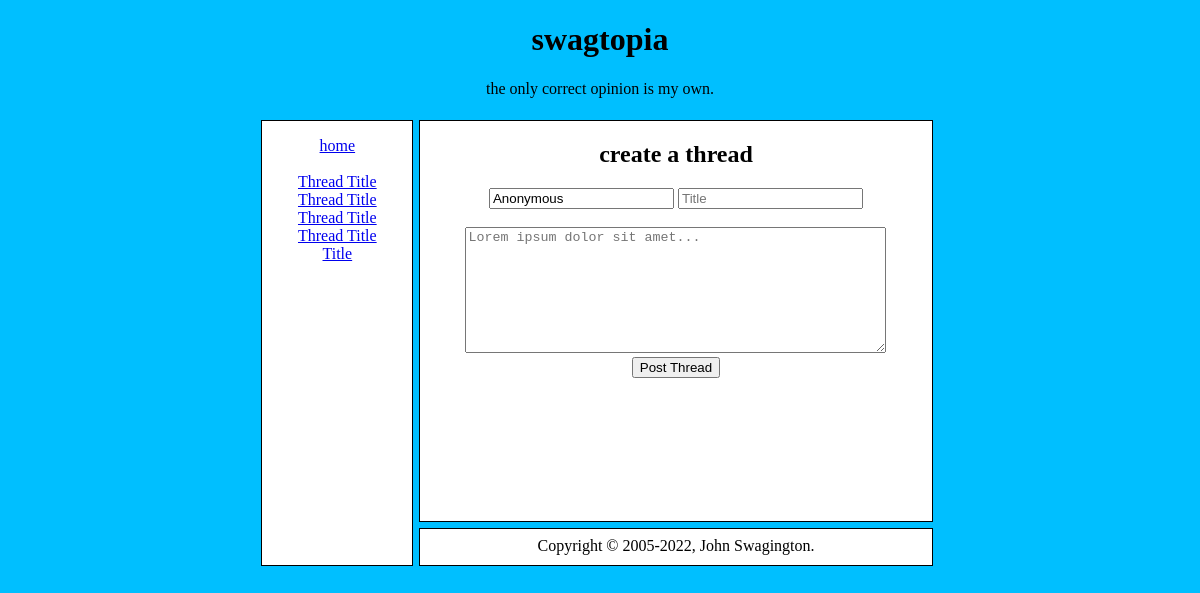
Before: / with the older database file.
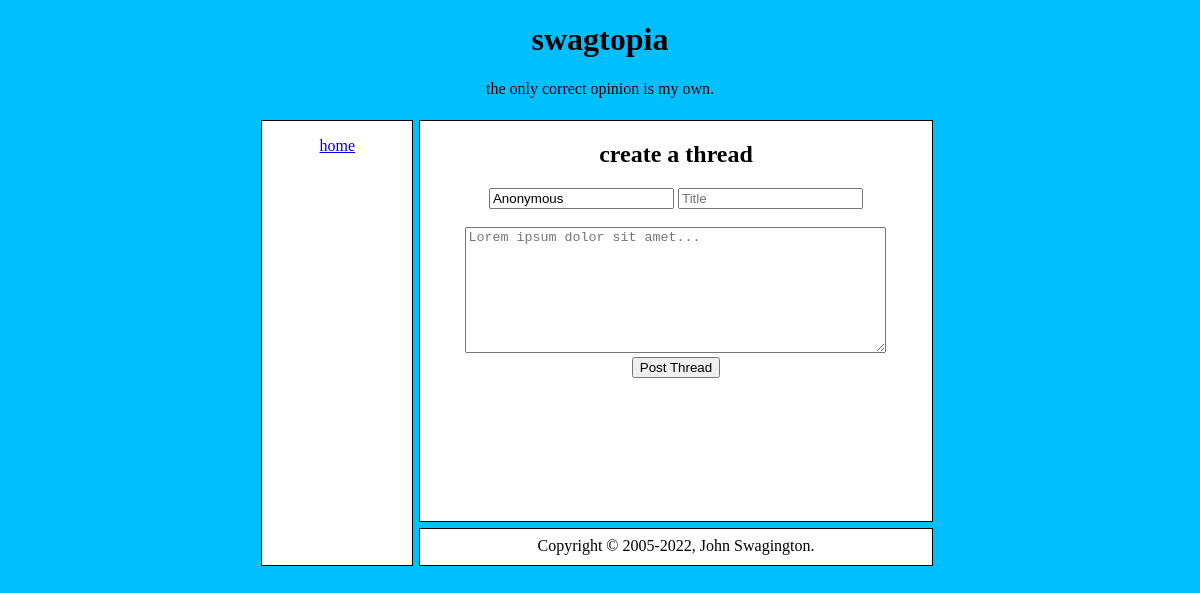
After: the same page with the newer database file.
### tables this page shows
CREATE TABLE "threads" (
	"id"	INTEGER,
	"time"	INTEGER,
	"author"	TEXT,
	"title"	TEXT,
	"message"	TEXT,
	PRIMARY KEY("id" AUTOINCREMENT)
);

### index.php (the view, shortened to what this page needs)
<!DOCTYPE html>
<html>
<head>
	<link rel="stylesheet" href="style.css">
</head>
<body>
	<div class="title">
		<h1>swagtopia</h1>
		<p>the only correct opinion is my own.</p>
	</div>
	<div class="menu">
		<p><a href="index.php">home</a></p>
		<ul class="posts">
            <?php
            $db = new SQLite3('threads.db');
            $res = $db->query('SELECT * FROM threads');
            while ($row = $res->fetchArray(SQLITE3_ASSOC)) {
                echo '<li><a href="threads.php?id=' . $row['id'] . '">' . $row['title'] . '</a></li>';
            }
            ?>
		</ul>
	</div>
	<div class="main">
        <form action="post.php" method="post">
            <h2>create a thread</h2>
            <input type="text" name="author" value="Anonymous">
            <input type="text" name="title" placeholder="Title" minlength="3" maxlength="24" required><br><br>
            <textarea cols="50" rows="8" placeholder="Lorem ipsum dolor sit amet..." name="message" minlength="32" required></textarea><br>
            <input type="submit" value="Post Thread">
        </form>
	</div>
	<div class="footer">
		Copyright &copy; 2005-2022, John Swagington.
	</div>
</body>
</html>

### style.css (style rules this page uses)
body { text-align: center; background-color: deepskyblue; display: grid; grid-template-areas: 'a a a' 'b c z' 'b d z'; grid-template: auto; gap: 6px; margin: auto; max-width: 800px; }
.title { grid-area: a; }
.footer { background-color: white; border: 1px solid black; grid-area: d; padding-block: 8px; height: 20px; }
.main { background-color: white; border: 1px solid black; grid-area: c; align-self: center; min-height: 400px; min-width: 450px; }
.menu { background-color: white; border: 1px solid black; grid-area: b; min-width: 150px; min-height: 400px; margin-left: auto; }
.posts { list-style: none; padding: 2px; margin: 8px; }

Changed rows visible on the page:
removed threads: title "Thread Title"
removed threads: title "Thread Title"
removed threads: title "Thread Title"
removed threads: title "Thread Title"
removed threads: title "Title"
